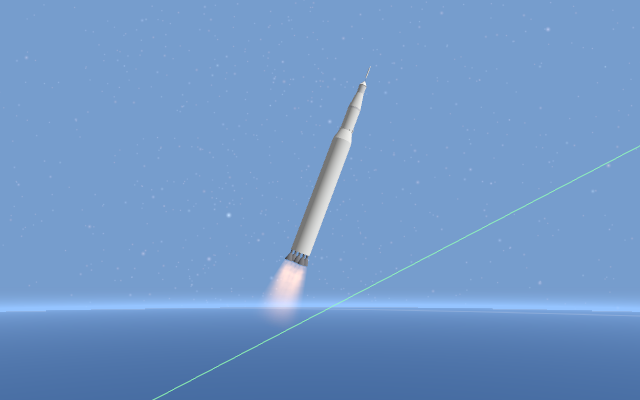
#> input picture Tests/OrbitRenderTests/Goldens/apple9/ascent-60s.png, 640 x 400 px
$ python overlay.py ../../../../../../Tests/OrbitRenderTests/Goldens/apple9/ascent-60s.png out.png
#> lines starting #> are read from the running program, lines starting #| are printed output that depends on the picture
"""Overlay A / B / adjudicated readings at 15 and 20 s on a zoomed 400 dpi crop.

usage: python3 -I overlay.py rot400.png out.png
"""
import sys
import numpy as np
from PIL import Image, ImageDraw

img = Image.open(sys.argv[1]).convert('RGB')
#> img is the input picture: PIL image 640x400 RGB; mean R, G, B 112.9, 151.2, 199.6
X0, Y0, X1, Y1 = 960, 845, 1110, 895
Z = 8
crop = img.crop((X0, Y0, X1, Y1)).resize(((X1 - X0) * Z, (Y1 - Y0) * Z), Image.NEAREST)
#> crop: PIL image 1200x400 RGB; every value is 0
d = ImageDraw.Draw(crop)
# (x, border centre, scale deg/px) from measure.py at threshold 128
pts = {15: (996.7, 863.60, 0.1595), 20: (1060.7, 864.03, 0.1590)}
vals = {15: {'A': -0.4, 'B': -1.3, 'adj': -0.69}, 20: {'A': -1.1, 'B': -1.8, 'adj': -1.40}}
col = {'A': (0, 160, 255), 'B': (255, 0, 0), 'adj': (0, 190, 0), 'zero': (255, 160, 0)}
for t, (x, bc, sc) in pts.items():
    def Y(yy):
        return (yy - Y0 + 0.5) * Z
    xx = (x - X0 + 0.5) * Z
    d.line([(xx - 60, Y(bc)), (xx + 60, Y(bc))], fill=col['zero'], width=2)
    for k, off in [('A', -40), ('B', 0), ('adj', 40)]:
        y = bc - vals[t][k] / sc
        d.line([(xx + off - 18, Y(y)), (xx + off + 18, Y(y))], fill=col[k], width=3)
    d.line([(xx, 0), (xx, 12)], fill=(255, 0, 255), width=2)
crop.save(sys.argv[2])
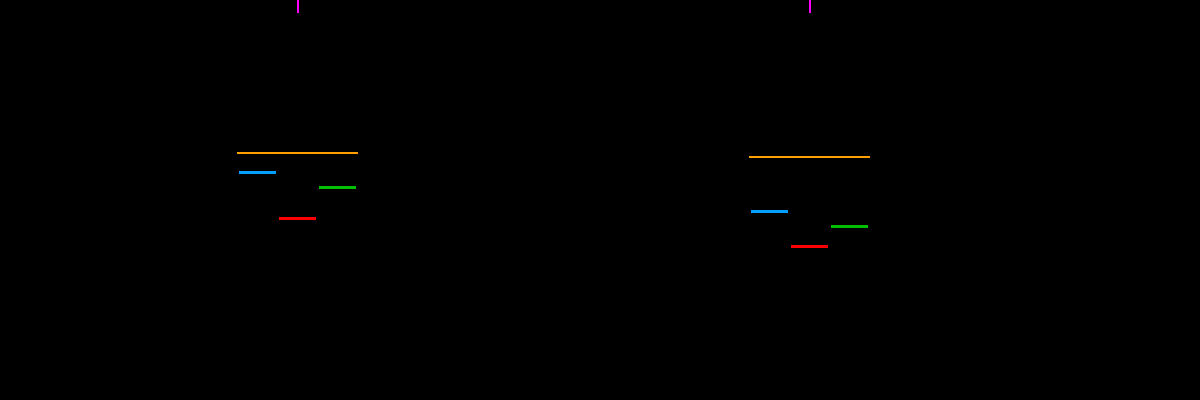
#> saved as out.png: PIL image 1200x400 RGB; mean R, G, B 0.4, 0.3, 0.1
print(crop.size)
#| (1200, 400)
